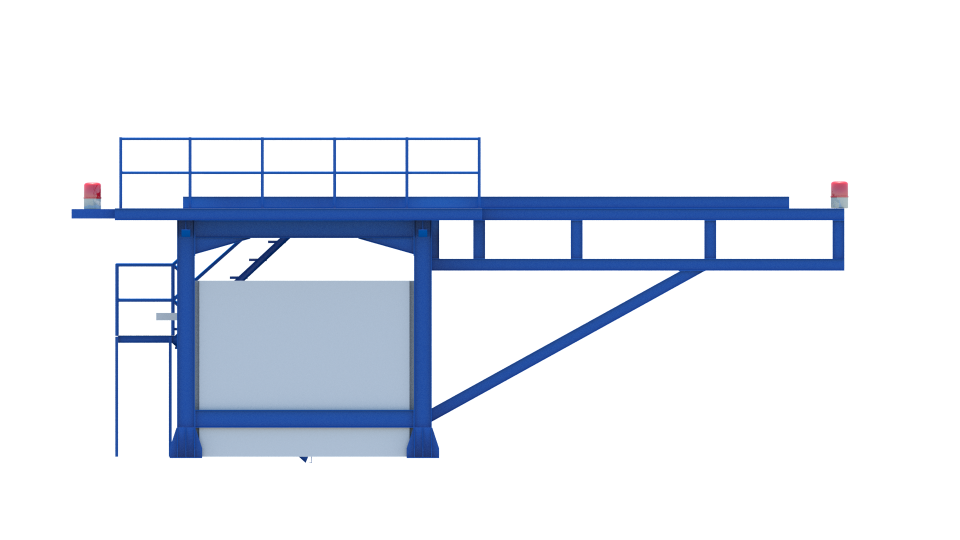
#> input picture assets/images/base_track_R.png, 1920 x 1080 px (shown at 1/2 size)
$ python -i splashapp.py   (imports and definitions only)
#> lines starting #> are read from the running program, lines starting #| are printed output that depends on the picture
import os
import wx
from PIL import Image, ImageFilter


def process_splash_image(image_path, target_height=768, fade_width=180):
    """Menskala gambar agar tingginya pas dengan panel splash (768px),

    lalu membuat efek fusi/gradasi transparan pada tepi sebelah kanan gambar.
    """
#> called with image_path = 'assets/images/base_track_R.png', target_height = 768, fade_width = 180
    # 1. Pastikan Path Gambar Valid
    if not os.path.exists(image_path):
        print(f"[WARNING] File gambar '{image_path}' tidak ditemukan!")
        # Buat dummy image jika file tidak ditemukan
        img = Image.new("RGBA", (848, 1264), (30, 50, 70, 255))
    else:
        img = Image.open(image_path).convert("RGBA")
#> img is the input picture: PIL image 1920x1080 RGBA; mean R, G, B, A 16.6, 21.5, 30.2, 42.3

    orig_w, orig_h = img.size
#> orig_w = 1920; orig_h = 1080

    # 2. Skalakan proporsional terhadap tinggi target (768px)
    scale = target_height / orig_h
#> scale = 0.711
    new_w = int(orig_w * scale)
#> new_w = 1365
    new_h = target_height

    img_scaled = img.resize((new_w, new_h), Image.Resampling.LANCZOS)
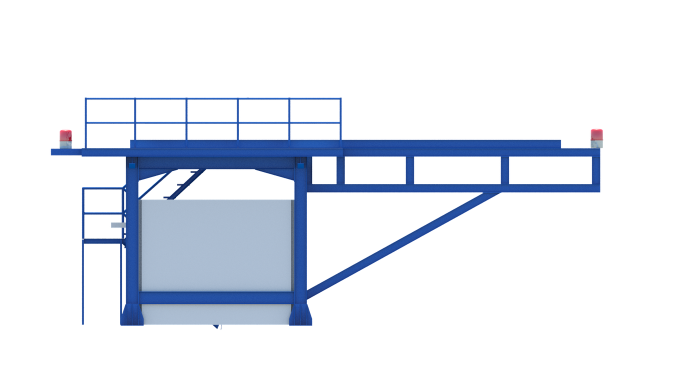
#> img_scaled: PIL image 1365x768 RGBA (shown at 1/2 size); mean R, G, B, A 18, 23.1, 32.3, 42.3; transparent parts drawn white

    # 3. Buat Alpha Mask untuk pengaburan tepi kanan gambar
    mask = Image.new("L", (new_w, new_h), 255)
#> mask: PIL image 1365x768 L; every value is 255

    for x in range(new_w):
        dist_from_right = new_w - 1 - x
        if dist_from_right < fade_width:
            alpha = int(255 * (dist_from_right / fade_width))
            for y in range(new_h):
                mask.putpixel((x, y), alpha)
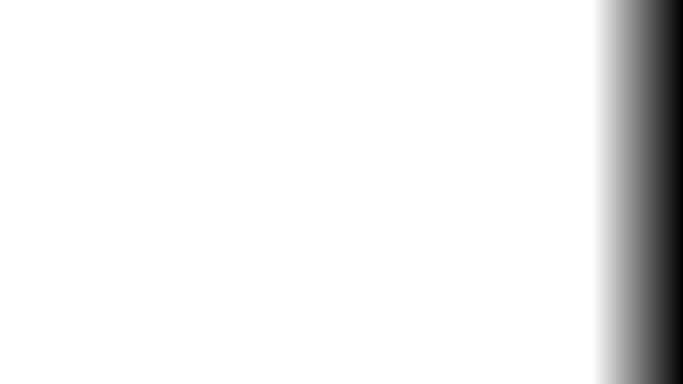
#> mask: PIL image 1365x768 L (shown at 1/2 size); min 0, max 255, mean 238

    mask = mask.filter(ImageFilter.GaussianBlur(8))
    img_scaled.putalpha(mask)
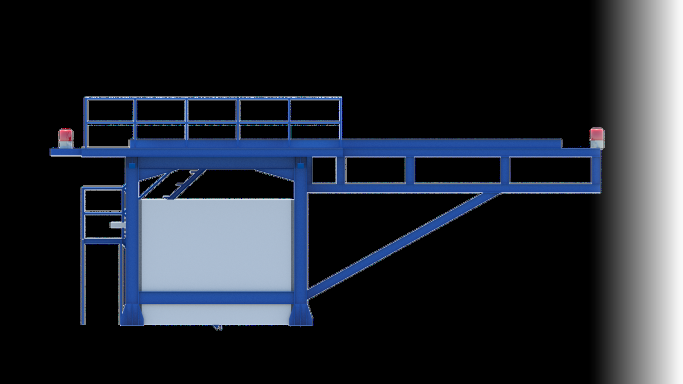
#> img_scaled: PIL image 1365x768 RGBA (shown at 1/2 size); mean R, G, B, A 18, 23.1, 32.3, 238; transparent parts drawn white

    return img_scaled, new_w, new_h


class ReliableSplashPanel(wx.Panel):

    # [108 lines left out: functions __init__, update_status, on_paint, not called in this run]


class SplashScreenFrame(wx.Frame):

    # [42 lines left out: functions __init__, on_timer_update, on_close, not called in this run]


class MainApplicationFrame(wx.Frame):

    # [23 lines left out: function __init__, not called in this run]


class RescueApp(wx.App):

    # [11 lines left out: function OnInit, not called in this run]

    def on_splash_closed(self, event):
        self.main_frame = MainApplicationFrame()
        self.main_frame.Show()


# [3 lines not run here, left out]

>>> result = process_splash_image('assets/images/base_track_R.png')

$ run again, on assets/images/bell412pps_R.png
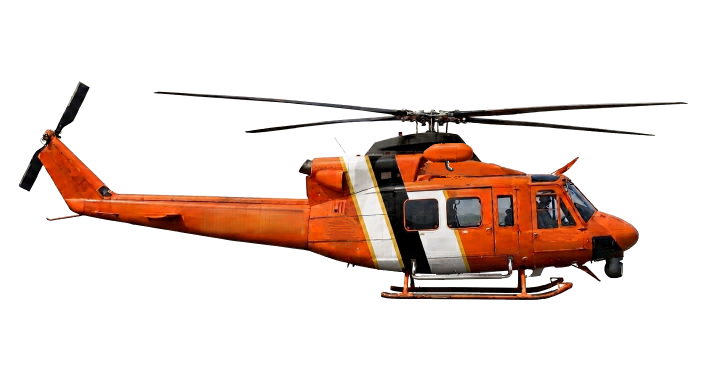
#> input picture assets/images/bell412pps_R.png, 1408 x 768 px (shown at 1/2 size)
#> in process_splash_image, img is the input picture: PIL image 1408x768 RGBA; mean R, G, B, A 30.1, 16.3, 10.6, 51.6
#> in process_splash_image, `img_scaled.putalpha(mask)`:
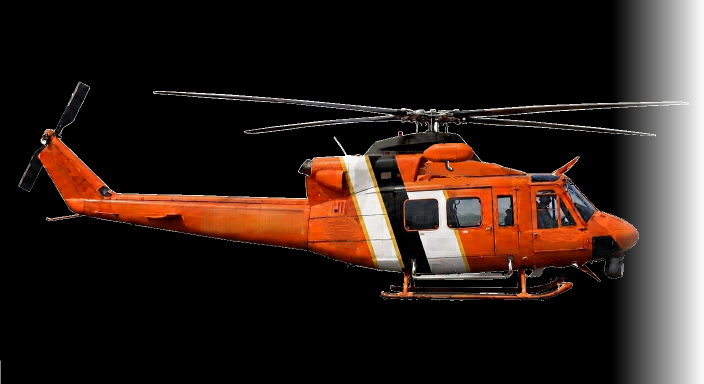
#> img_scaled: PIL image 1408x768 RGBA (shown at 1/2 size); mean R, G, B, A 30.1, 16.3, 10.6, 238.5; transparent parts drawn white
